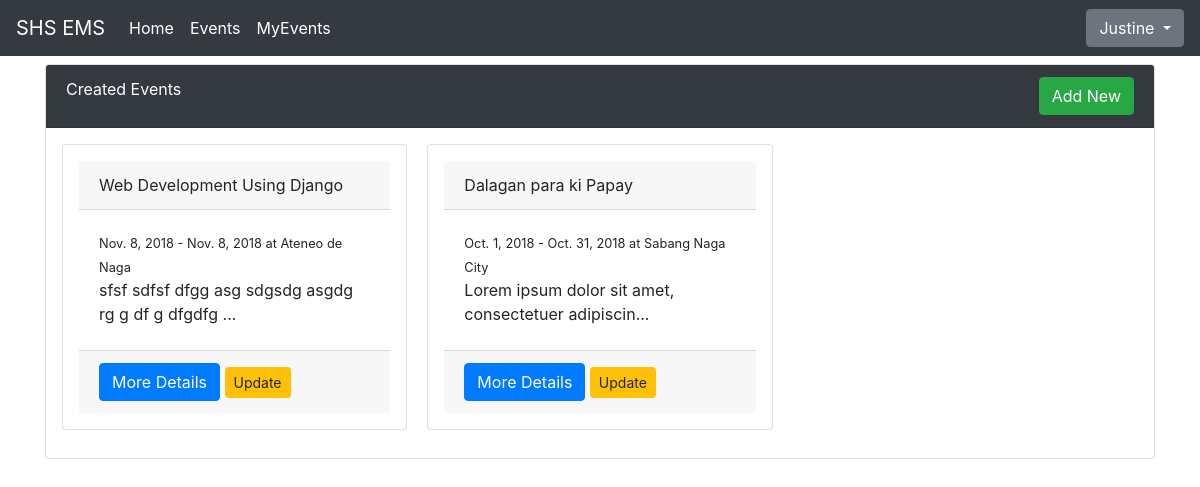
Screenshot of /events/my/ (signed in) with the database file from the repository.
### users/models.py (models this page shows, shortened)
class Participant(AbstractUser):
    contact_number = models.CharField("Contact Number", max_length = 50)

### events/models.py (models this page shows, shortened)
class Event(models.Model):
    name = models.CharField("Name of Event", max_length = 100, default = "")
    description = models.TextField("Description", max_length = 2000, blank = True)
    max_slots = models.IntegerField("Max Slots", blank = True, null = True)
    date_from = models.DateField("Start Date")
    date_to = models.DateField("End Date")
    time_from = models.TimeField("Start Time")
    time_to = models.TimeField("End Time")
    venue = models.CharField("Venue", max_length = 100)
    date_created = models.DateTimeField("Date Created", auto_now_add = True)
    creator = models.ForeignKey(to = "users.Participant", on_delete = models.CASCADE)

### events/views.py (the view)
# urls.py: path("events/my/", MyEventListView.as_view(), name = "myevent_list"),
class MyEventListView(ListView):
    model = Event
    template_name = "myevent_list.html"
    context_object_name = "myevent_list"
    def get_queryset(self):
        qs = super().get_queryset()
        return qs.filter(creator = self.request.user)

### templates/myevent_list.html (shortened to what this page needs)
{% extends "base.html" %}
{% block content %}
<div class="card mt-2">
    <div class="card-header bg-dark text-white">
        Created Events
        <a href="{% url 'event_create' %}"
            class = "btn btn-success float-right">
            Add New
        </a>
    </div>
    <div class="card-body p-3">
             <div class="card-columns">
                {% for event in myevent_list %}
                <div class="card p-3">
                    <div class="card-header">
                        {{event.name}}
                    </div>
                    <div class="card-body">
                        <small>{{ event.date_from }} - {{ event.date_to }} at {{ event.venue }} </small>
                            <p class="mb-1"> {{ event.description | slice:":50" }}...</p>
                        </div>
                        <div class="card-footer">
                             <a href= "{% url 'event_detail' event.pk %}"
                                class = "btn btn-primary" >
                                More Details
                             </a>
                             <a href= "{% url 'event_update' event.pk %}"
                                class = "btn btn-sm btn-warning" >
                                Update
                            </a>
                        </div>
                    </div>
                {% endfor %}
            </div>
        </div>
      </div>
{% endblock %}

### templates/base.html (shortened to what this page needs)
<!doctype html>
<html lang="en">
  <head>
    <link rel="stylesheet" href="https://stackpath.bootstrapcdn.com/bootstrap/4.1.3/css/bootstrap.min.css">
  </head>
    <body>
    <nav class="navbar navbar-expand-lg navbar navbar-dark bg-dark">
            <a class="navbar-brand" href="{% url 'home' %}">SHS EMS</a>
            <div class="collapse navbar-collapse" id="navbarSupportedContent">
              <ul class="navbar-nav mr-auto">
                <li class="nav-item active">
                  <a class="nav-link" href="{% url 'home' %}">Home <span class="sr-only">(current)</span></a>
                </li>
                <li class="nav-item active">
                  <a class="nav-link" href="{% url 'event_list' %}">Events</a>
                </li>
                {% if user.is_authenticated %}
                <li class="nav-item active">
                  <a class="nav-link" href="{% url 'myevent_list' %}">MyEvents</a>
                </li>
                {% endif %}
              </ul>
              {% if user.is_authenticated %}
                <div class="btn-group">
                    <button type="button" class="btn btn-secondary dropdown-toggle" data-toggle="dropdown" aria-haspopup="true" aria-expanded="false">
                            {{ user.username }}
                    </button>
                </div>
                {% endif %}
            </div>
          </nav>
    <div class = "container" >
        {% block content %}
        {% endblock %}
    </div>
  </body>
</html>

### rows the page displays
Participant: username "Justine"
Event: name "Web Development Using Django", date_from "Nov. 8, 2018", date_to "Nov. 8, 2018", venue "Ateneo de Naga", description "sfsf sdfsf dfgg asg sdgsdg asgdg rg g df g dfgdfg"
Event: name "Dalagan para ki Papay", date_from "Oct. 1, 2018", date_to "Oct. 31, 2018", venue "Sabang Naga City", description "Lorem ipsum dolor sit amet, consectetuer adipiscin"
